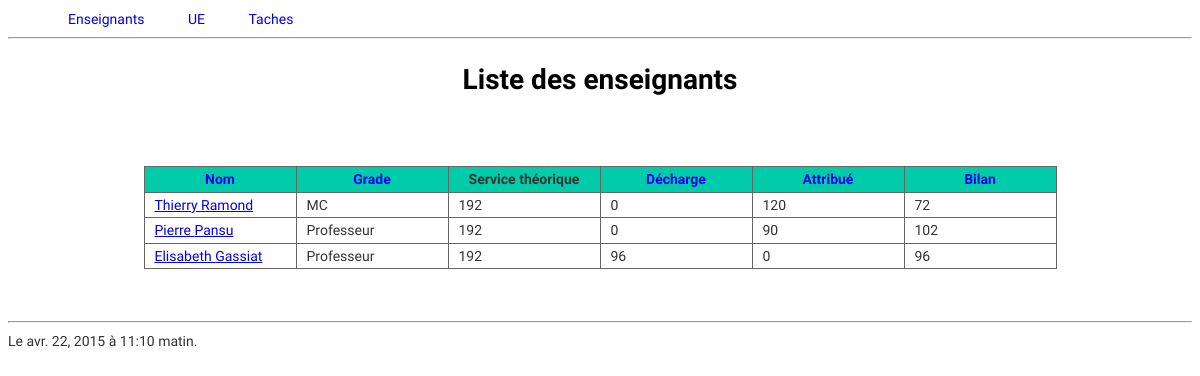
Before: /enseignants/ with the older database file.
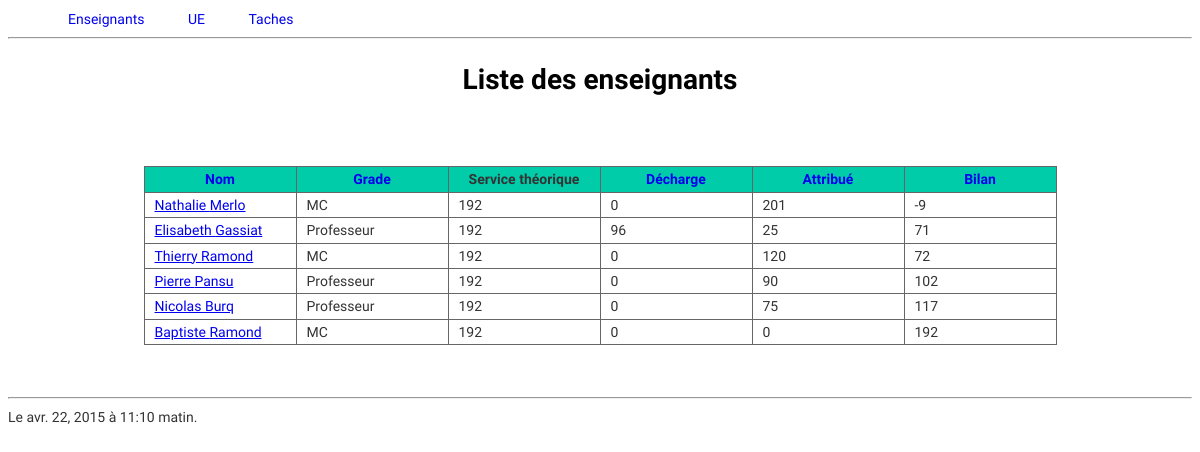
After: the same page with the newer database file.
### services/models.py (models this page shows, shortened)
class Enseignant(models.Model):
    nom = models.CharField(max_length = 100)
    prenom = models.CharField(max_length = 100)
    grade = models.CharField(max_length = 100)
    service_du = models.IntegerField (default = 192)
    decharge = models.IntegerField (default = 0)
    commentaire = models.TextField(blank=True)
    arrivé_en = models.DateField(blank=True)
    photo = models.ImageField(blank=True)
    attribué = models.IntegerField (default = 0)
    bilan = models.IntegerField (default = 0)
    millesime = models.IntegerField (default = 0)
    class Meta():
        unique_together = ("nom", "prenom")
    def calcul_bilan(self):
        att=Tache.objects.filter(attribué_à = self).aggregate(Sum('horaire_eqtd'))['horaire_eqtd__sum']
        if att == None:
            att=0
        self.bilan = self.service_du-self.decharge-att
        self.save()
        return (self.service_du-self.decharge-att)
    def total_attribue_1(self):
        total = Tache.objects.filter(attribué_à = self).aggregate(Sum('horaire_eqtd'))
        if (total['horaire_eqtd__sum'] == None):
            total['horaire_eqtd__sum']=0
        self.total_attribue=total['horaire_eqtd__sum']
        self.save()
        return total['horaire_eqtd__sum']

### services/views.py (the view)
# urls.py: url(r'^enseignants/$', views.liste_enseignants, name ='enseignants'),
def liste_enseignants(request):
	order_by = request.GET.get('order_by', 'bilan')
	liste_ens = Enseignant.objects.order_by(order_by)
	return render(request, 'services/enseignants.html',{'datetime': timezone.now(), 'Enseignants' : liste_ens})

### services/templates/services/enseignants.html (shortened to what this page needs)
{% extends "services/base.html" %}
{% block content %}
<h1>Liste des enseignants</h1>
<br/>
<br/>
<table>
<tr>
	<th> <a href="?order_by=nom">Nom</a> </th>
	<th> <a href="?order_by=grade">Grade</a></th>
	<th> Service théorique</th>
	<th> <a href="?order_by=-decharge">Décharge</a> </th>
	<th> <a href="?order_by=-attribué">Attribué</a></th>
	<th> <a href="?order_by=bilan">Bilan</a></th>
</tr>
{% for enseignant in Enseignants%}
<tr>
	<td>
		<a href="{% url 'enseignant' enseignant.id%}">{{enseignant.prenom }} {{enseignant.nom}}</a>
	</td>
	<td>
		{{enseignant.grade}}
	</td>
	<td>
		{{enseignant.service_du}}
	</td>
	<td>
		{{enseignant.decharge}}
	</td>
	<td>
		{{enseignant.total_attribue_1}}
	</td>
	<td>
		{{enseignant.calcul_bilan}}
	</td>
</tr>
{% endfor %}
</table>
{% endblock %}

### services/templates/services/base.html (shortened to what this page needs)
<!DOCTYPE html>
{% load staticfiles %}
<html>
<head>
	<link rel="stylesheet" type="text/css" href="{% static 'services/trstyle.css' %}"/>
</head>
<body>
<div class="menu">
<ul >
<li> <a href="{% url 'enseignants' %}">Enseignants</a></li>
<li> <a href="{% url 'ue' %}">UE</a></li>
<li> <a href="{% url 'taches' %}">Taches</a></li>
</ul>
</div>
<hr/>
{% block content %}
{% endblock %}
<br>
<br>
<hr>
Le {{datetime|date:"DATE_FORMAT"}} à {{datetime|time:"TIME_FORMAT"}}.
</body>
</html>

### services/static/services/trstyle.css (style rules this page uses)
body { font: 14px/1.6 'Oxygen',sans-serif; background-color: #fff; color: #333; }
h1 { text-align: center; color: #000; }
table { border-collapse: collapse; margin-left: auto; margin-right: auto; }
td { border: 1px solid #666; width: 140px; text-align: left; padding-left:10px; }
th { border: 1px solid #666; width: 120px; text-decoration: bold; color:#333; background-color: #0CA; }
th a { text-decoration: none; }
.menu ul { list-style-type: none; display: inline; }
.menu li { display: inline; margin: 20px; }
.menu a { text-decoration: none; }

Changed rows visible on the page:
added Enseignant: prenom "Nathalie", nom "Merlo", grade "MC", service_du "192", decharge "0", total_attribue_1 "201", calcul_bilan "-9"
changed Enseignant "Elisabeth": total_attribue_1 "0" → "25"; calcul_bilan "96" → "71"; moves up the list
added Enseignant: prenom "Nicolas", nom "Burq", grade "Professeur", service_du "192", decharge "0", total_attribue_1 "75", calcul_bilan "117"
added Enseignant: prenom "Baptiste", nom "Ramond", grade "MC", service_du "192", decharge "0", total_attribue_1 "0", calcul_bilan "192"
